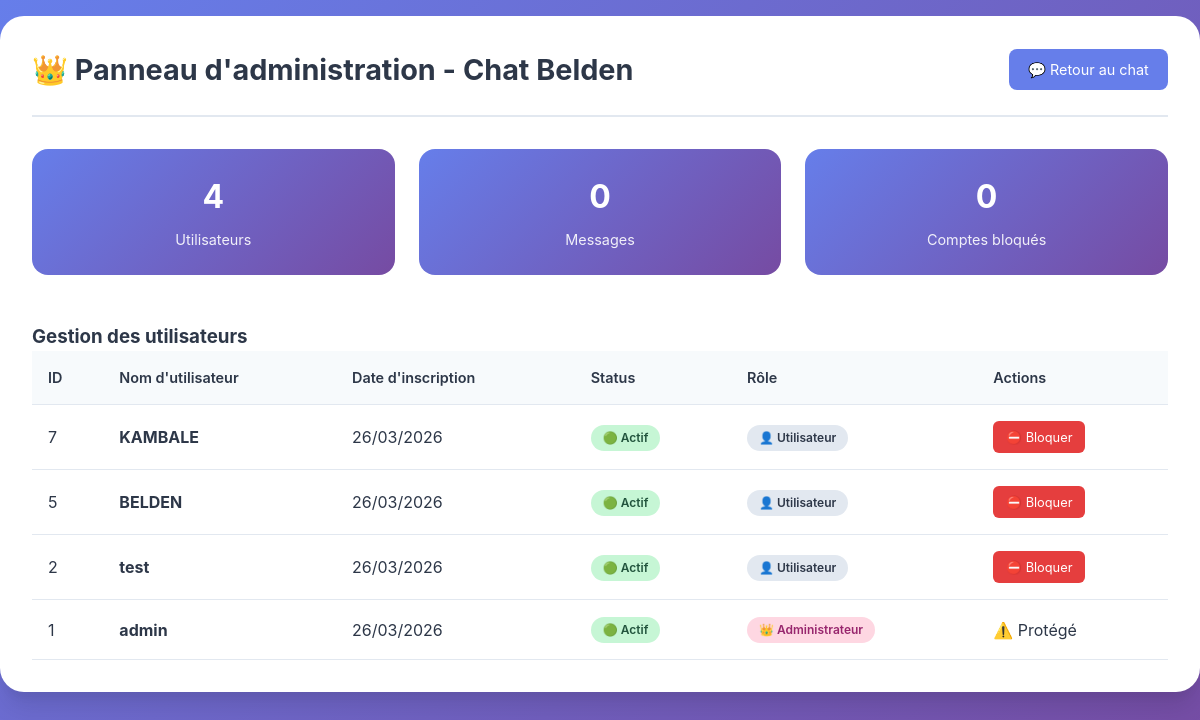
The app's page /admin.php (signed in) with its own data.
### tables this page shows
CREATE TABLE `utilisateur` (
  `id` int(11) NOT NULL,
  `username` varchar(50) NOT NULL,
  `password` varchar(255) NOT NULL,
  `is_blocked` tinyint(1) DEFAULT 0,
  `is_admin` tinyint(1) DEFAULT 0,
  `created_at` timestamp NOT NULL DEFAULT current_timestamp()
);

### admin.php (the view, shortened to what this page needs)
<?php
require_once 'includes/auth.php';
$users = $pdo->query("SELECT * FROM utilisateur ORDER BY id DESC")->fetchAll();
$totalUsers = $pdo->query("SELECT COUNT(*) FROM utilisateur")->fetchColumn();
$totalMessages = $pdo->query("SELECT COUNT(*) FROM message")->fetchColumn();
$blockedUsers = $pdo->query("SELECT COUNT(*) FROM utilisateur WHERE is_blocked = TRUE")->fetchColumn();
?>
<!DOCTYPE html>
<html lang="fr">
<head>
    <link rel="stylesheet" href="css/style.css">
</head>
<body>
    <div class="admin-container">
        <div class="admin-header">
            <h2>👑 Panneau d'administration - Chat Belden</h2>
            <a href="chat.php" class="btn-back">💬 Retour au chat</a>
        </div>
        <div class="stats">
            <div class="stat-card">
                <h3><?= $totalUsers ?></h3>
                <p>Utilisateurs</p>
            </div>
            <div class="stat-card">
                <h3><?= $totalMessages ?></h3>
                <p>Messages</p>
            </div>
            <div class="stat-card">
                <h3><?= $blockedUsers ?></h3>
                <p>Comptes bloqués</p>
            </div>
        </div>
        <h3>Gestion des utilisateurs</h3>
        <table class="user-table">
            <thead>
                <tr>
                    <th>ID</th>
                    <th>Nom d'utilisateur</th>
                    <th>Date d'inscription</th>
                    <th>Status</th>
                    <th>Rôle</th>
                    <th>Actions</th>
                </tr>
            </thead>
            <tbody>
                <?php foreach ($users as $user): ?>
                <tr>
                    <td><?= $user['id'] ?></td>
                    <td><strong><?= htmlspecialchars($user['username']) ?></strong></td>
                    <td><?= date('d/m/Y', strtotime($user['created_at'])) ?></td>
                    <td>
                        <?php if ($user['is_blocked']): ?>
                            <span class="badge badge-blocked">🔴 Bloqué</span>
                        <?php else: ?>
                            <span class="badge badge-active">🟢 Actif</span>
                        <?php endif; ?>
                    </td>
                    <td>
                        <?php if ($user['is_admin']): ?>
                            <span class="badge badge-admin">👑 Administrateur</span>
                        <?php else: ?>
                            <span class="badge badge-user">👤 Utilisateur</span>
                        <?php endif; ?>
                    </td>
                    <td>
                        <?php if (!$user['is_admin']): ?>
                            <?php if ($user['is_blocked']): ?>
                                <a href="?unblock=<?= $user['id'] ?>" class="btn-unblock" onclick="return confirm('Débloquer cet utilisateur ?')">✅ Débloquer</a>
                            <?php else: ?>
                                <a href="?block=<?= $user['id'] ?>" class="btn-block" onclick="return confirm('Bloquer cet utilisateur ?')">⛔ Bloquer</a>
                            <?php endif; ?>
                        <?php else: ?>
                            <span class="text-muted">⚠️ Protégé</span>
                        <?php endif; ?>
                    </td>
                </tr>
                <?php endforeach; ?>
            </tbody>
        </table>
    </div>
</body>
</html>

### css/style.css (style rules this page uses)
:root { --primary: #667eea; --primary-dark: #5a67d8; --primary-light: #8296f0; --secondary: #48bb78; --secondary-dark: #38a169; --danger: #e53e3e; --danger-dark: #c53030; --warning: #ed8936; --info: #4299e1; --dark: #2d3748; --gray: #718096; --gray-light: #a0aec0; --light: #f7fafc; --white: #ffffff; --border: #e2e8f0; --shadow-sm: 0 1px 2px 0 rgba(0, 0, 0, 0.05); --shadow: 0 1px 3px 0 rgba(0, 0, 0, 0.1), 0 1px 2px 0 rgba(0, 0, 0, 0.06); --shadow-md: 0 4px 6px -1px rgba(0, 0, 0, 0.1), 0 2px 4px -1px rgba(0, 0, 0, 0.06); --shadow-lg: 0 10px 15px -3px rgba(0, 0, 0, 0.1), 0 4px 6px -2px rgba(0, 0, 0, 0.05); --shadow-xl: 0 20px 25px -5px rgba(0, 0, 0, 0.1), 0 10px 10px -5px rgba(0, 0, 0, 0.04); --radius-sm: 0.375rem; --radius: 0.5rem; --radius-md: 0.75rem; --radius-lg: 1rem; --radius-xl: 1.5rem; --transition: all 0.3s cubic-bezier(0.4, 0, 0.2, 1); --spacing-xs: 0.5rem; --spacing-sm: 0.75rem; --spacing: 1rem; --spacing-md: 1.5rem; --spacing-lg: 2rem; --spacing-xl: 3rem; }
* { margin: 0; padding: 0; box-sizing: border-box; }
body { font-family: -apple-system, BlinkMacSystemFont, 'Segoe UI', 'Roboto', 'Oxygen', 'Ubuntu', 'Cantarell', sans-serif; background: linear-gradient(135deg, var(--primary) 0%, #764ba2 100%); min-height: 100vh; color: var(--dark); line-height: 1.5; -webkit-font-smoothing: antialiased; -moz-osx-font-smoothing: grayscale; }
.admin-container { max-width: 1200px; margin: var(--spacing) auto; background: var(--white); border-radius: var(--radius-xl); box-shadow: var(--shadow-xl); padding: var(--spacing-lg); animation: fadeInUp 0.5s ease-out; }
.admin-header { display: flex; justify-content: space-between; align-items: center; margin-bottom: var(--spacing-lg); flex-wrap: wrap; gap: var(--spacing); padding-bottom: var(--spacing-md); border-bottom: 2px solid var(--border); }
.admin-header h2 { color: var(--dark); font-size: clamp(1.3rem, 5vw, 1.8rem); display: flex; align-items: center; gap: var(--spacing-xs); }
.stats { display: grid; grid-template-columns: repeat(auto-fit, minmax(220px, 1fr)); gap: var(--spacing-md); margin-bottom: var(--spacing-xl); }
.stat-card { background: linear-gradient(135deg, var(--primary) 0%, #764ba2 100%); color: var(--white); padding: var(--spacing-md); border-radius: var(--radius-lg); text-align: center; transition: var(--transition); cursor: pointer; }
.stat-card h3 { font-size: clamp(1.5rem, 4vw, 2rem); margin-bottom: var(--spacing-xs); font-weight: 700; }
.stat-card p { font-size: 0.9rem; opacity: 0.9; }
.user-table { width: 100%; border-collapse: collapse; min-width: 600px; }
.user-table th, .user-table td { padding: var(--spacing); text-align: left; border-bottom: 1px solid var(--border); }
.user-table th { background: var(--light); font-weight: 600; color: var(--dark); font-size: 0.9rem; }
.badge { display: inline-flex; align-items: center; gap: 0.25rem; padding: 0.25rem 0.75rem; border-radius: 2rem; font-size: 0.75rem; font-weight: 600; }
.badge-active { background: #c6f6d5; color: #22543d; }
.badge-admin { background: #fed7e2; color: #97266d; }
.badge-user { background: #e2e8f0; color: #2d3748; }
.btn-back { display: inline-flex; align-items: center; gap: 0.5rem; padding: 0.6rem 1.2rem; background: var(--primary); color: var(--white); text-decoration: none; border-radius: var(--radius); transition: var(--transition); font-size: 0.9rem; }
.btn-block, .btn-unblock { display: inline-flex; align-items: center; gap: 0.25rem; padding: 0.4rem 0.8rem; border-radius: var(--radius-sm); text-decoration: none; font-size: 0.8rem; transition: var(--transition); }
.btn-block { background: var(--danger); color: var(--white); }

### records on screen
utilisateur: id "7", username "KAMBALE", created_at "26/03/2026", is_blocked "🟢 Actif", is_admin "👤 Utilisateur"
utilisateur: id "5", username "BELDEN", created_at "26/03/2026", is_blocked "🟢 Actif", is_admin "👤 Utilisateur"
utilisateur: id "2", username "test", created_at "26/03/2026", is_blocked "🟢 Actif", is_admin "👤 Utilisateur"
utilisateur: id "1", username "admin", created_at "26/03/2026", is_blocked "🟢 Actif", is_admin "👑 Administrateur"

### other values on screen
$totalUsers "4"
$totalMessages "0"
$blockedUsers "0"
